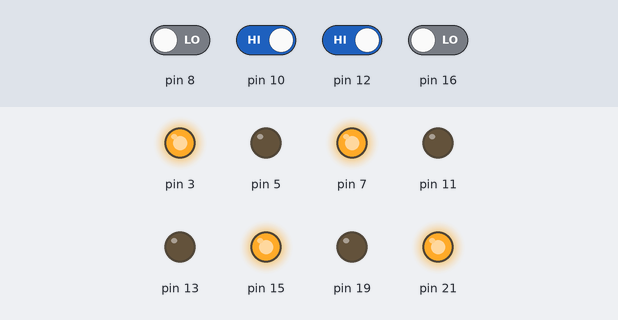
Simulated run of this program. Board: Raspberry Pi (header pin numbers). Shown: output pins drawn as LEDs (lit = HIGH). The test bench sets the inputs (shaded band); at power-on: pin 10, pin 12 HIGH, pin 8, pin 16 LOW.

Above: at 1.2 s.
1.3 s: pin 10 driven LOW
At 2.3 s:
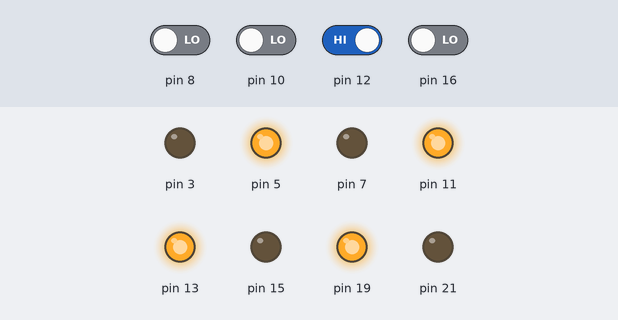
2.8 s: pin 12 driven LOW
At 3.5 s:
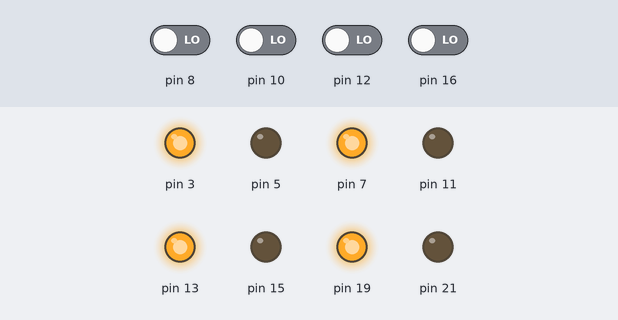
4.3 s: pin 12 driven HIGH
At 4.6 s:
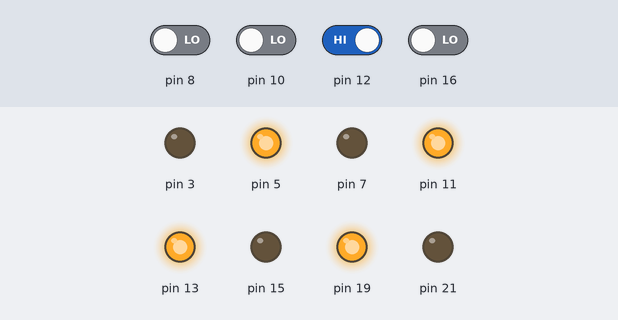
Timing chart, 0 to 7.3 s (numbered marks = the images above; inputs shaded):
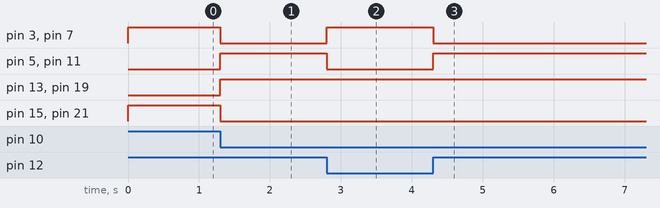

Measured:
- after the input at 1.3 s, pin 3, pin 7, pin 15, pin 21: HIGH → LOW at once; pin 5, pin 11, pin 13, pin 19: LOW → HIGH at once
- after the input at 2.8 s, pin 3, pin 7: LOW → HIGH at once; pin 5, pin 11: HIGH → LOW at once
- after the input at 4.3 s, pin 3, pin 7: HIGH → LOW at once; pin 5, pin 11: LOW → HIGH at once

The program:

findway.py
```python
#!/usr/bin/env python
# -*- coding: utf-8 -*-

import car.car4 as car
import RPi.GPIO as GPIO
import time

# car已经被封装成一个包

def initgpio():
	GPIO.setmode(GPIO.BOARD)
	GPIO.setup(8,GPIO.IN)
	GPIO.setup(10,GPIO.IN)
	GPIO.setup(12,GPIO.IN)
	GPIO.setup(16,GPIO.IN)
	pass
# initgpio（）初始化接口

# 小车红外光电传感器根据地面的亮度情况返回探测值，经电压比较器处理器后一般返回0或者1，因此根据返回值确定小车传感器是否探测到黑线
def findway():
	while True:
		if GPIO.input(10)==0 or GPIO.input(12)==0:
			car.go_forward()
			while GPIO.input(10)==1:
				car.turn_right()
			while GPIO.input(12)==1:
				car.turn_left()
			pass
			if GPIO.input(10)==1 and GPIO.input(12)==1:
				while GPIO.input(10)==1 and GPIO.input(12)==1:
					car.go_forward()
			pass
		elif GPIO.input(8)==1 or GPIO.input(16)==1:
			while GPIO.input(8)==1:
				car.turn_right()
			while GPIO.input(16)==1:
				car.turn_left()
		elif GPIO.input(10)==1 or GPIO.input(12)==1:
			while GPIO.input(10)==1:
				car.turn_right()
			while GPIO.input(12)==1:
				car.turn_left()
		else:
			pass
# 如何更有效的根据地面灰度使小车更有效贴着线走，上面给出一种最基础(最笨)的方法

if __name__ == '__main__':
	initgpio()
	findway()
	GPIO.cleanup()
```

car4.py
```python
#!/usr/bin/env python
# -*- coding: utf-8 -*-


import RPi.GPIO as GPIO
import sys
import time

state = 'stop'

def init():
    GPIO.setup(3, GPIO.OUT)
    GPIO.setup(5, GPIO.OUT)
    GPIO.setup(7, GPIO.OUT)
    GPIO.setup(11, GPIO.OUT)
    GPIO.setup(13, GPIO.OUT)
    GPIO.setup(15, GPIO.OUT)
    GPIO.setup(19, GPIO.OUT)
    GPIO.setup(21, GPIO.OUT)

def stop():
    global state
    if state == 'stop':
        return
    init()
    state = 'stop'
    GPIO.output(3, GPIO.LOW)
    GPIO.output(5, GPIO.LOW)
    GPIO.output(7, GPIO.LOW)
    GPIO.output(11, GPIO.LOW)
    GPIO.output(13, GPIO.LOW)
    GPIO.output(15, GPIO.LOW)
    GPIO.output(19, GPIO.LOW)
    GPIO.output(21, GPIO.LOW)


def go_forward():
    global state
    if state == 'forward':
        return
    init()
    state = 'forward'
    GPIO.output(3,GPIO.HIGH)
    GPIO.output(5,GPIO.LOW)
    GPIO.output(7,GPIO.HIGH)
    GPIO.output(11,GPIO.LOW)
    GPIO.output(13,GPIO.HIGH)
    GPIO.output(15,GPIO.LOW)
    GPIO.output(19,GPIO.HIGH)
    GPIO.output(21,GPIO.LOW)

def go_backward():
    global state
    if state == 'backward':
        return
    init()
    state = 'backward'
    GPIO.output(3,GPIO.LOW)
    GPIO.output(5,GPIO.HIGH)
    GPIO.output(7,GPIO.LOW)
    GPIO.output(11,GPIO.HIGH)
    GPIO.output(13,GPIO.LOW)
    GPIO.output(15,GPIO.HIGH)
    GPIO.output(19,GPIO.LOW)
    GPIO.output(21,GPIO.HIHG)

def turn_right():
    global state
    if state == 'right':
        return
    init()
    state = 'right'
    GPIO.output(3,GPIO.HIGH)
    GPIO.output(5,GPIO.LOW)
    GPIO.output(7,GPIO.HIGH)
    GPIO.output(11,GPIO.LOW)
    GPIO.output(13,GPIO.LOW)
    GPIO.output(15,GPIO.HIGH)
    GPIO.output(19,GPIO.LOW)
    GPIO.output(21,GPIO.HIGH)

def turn_left():
    global state
    if state == 'left':
        return
    init()
    state = 'left'
    GPIO.output(3,GPIO.LOW)
    GPIO.output(5,GPIO.HIGH)
    GPIO.output(7,GPIO.LOW)
    GPIO.output(11,GPIO.HIGH)
    GPIO.output(13,GPIO.HIGH)
    GPIO.output(15,GPIO.LOW)
    GPIO.output(19,GPIO.HIGH)
    GPIO.output(21,GPIO.LOW)

if __name__ == '__main__':
    print 'please import me ~_~ '
    turn_left()
    time.sleep(10)
    stop()
```
